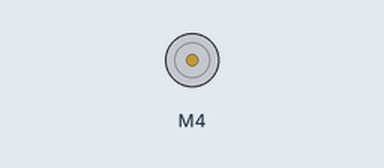
This sketch was run on a simulated Arduino Uno, built with avr-gcc and run on an emulated ATmega328P. Shown: DC motor (green arrow = forward, orange = backward, longer = faster). What the sketch prints to the serial monitor is not drawn.

Above: at 10.3 s.
Timing chart, 0 to 14.1 s (numbered marks = the images above):
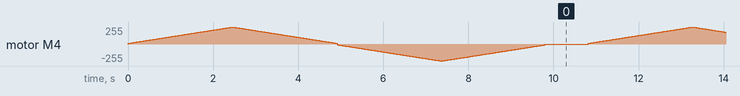

The sketch:

MotorTest_anton.ino
```cpp
// (licence header left out)
#include <AFMotor.h>

AF_DCMotor motor(4);

void setup() {
  Serial.begin(9600);           // set up Serial library at 9600 bps
  Serial.println("Motor test!");

  // turn on motor
  motor.setSpeed(200);

  motor.run(RELEASE);
}

void loop() {
  uint8_t i;

  Serial.print("tick");

  motor.run(FORWARD);
  for (i=10; i<255; i++) {
    motor.setSpeed(i);
    delay(10);
 }

  for (i=255; i!=10; i--) {
    motor.setSpeed(i);
    delay(10);
 }

  Serial.print("tock");

  motor.run(BACKWARD);
  for (i=10; i<255; i++) {
    motor.setSpeed(i);
    delay(10);
 }

  for (i=255; i!=10; i--) {
    motor.setSpeed(i);
    delay(10);
 }


  Serial.print("tech");
  motor.run(RELEASE);
  delay(1000);
}
```
